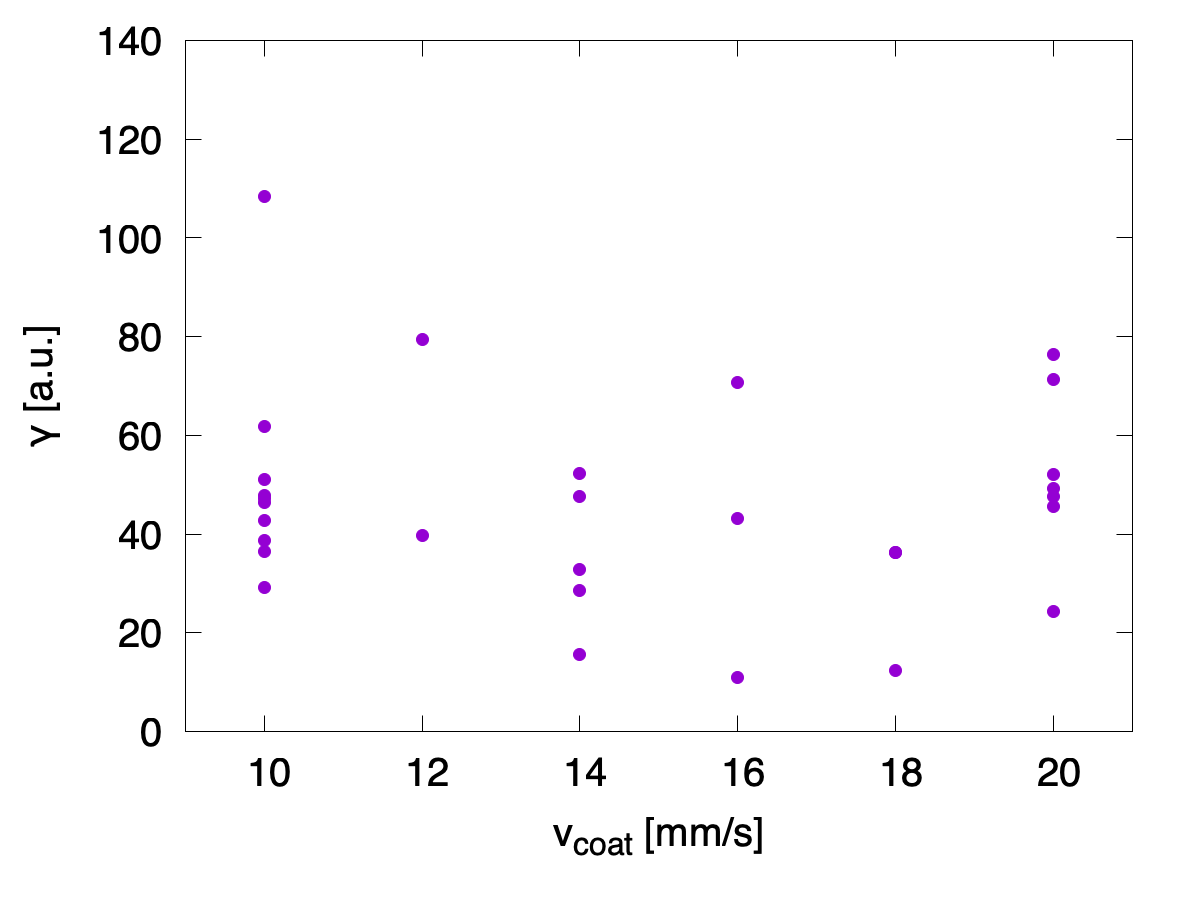

This chart was generated by the following gnuplot code:
#!/usr/bin/gnuplot 

set term pngcairo size 1200, 900 font ",30"
set out "G-vcoat.png"
#set term svg
#set out "G-tcal.svg"
#filename="../../db_final.sorted.tsv"
filename="../../db_final.tsv"
filename="../../gen.tsv"
filename="../../db_final.gen.tsv"
width=2
set xlabel "v_{coat} [mm/s]"
set ylabel "{/Symbol g} [a.u.]"
set xrange [9:21]
set yrange [0:140]
set xtics 10,2,20

set key font ",30"
plot filename u 10:4 pt 7 ps width notitle
#pause -1
